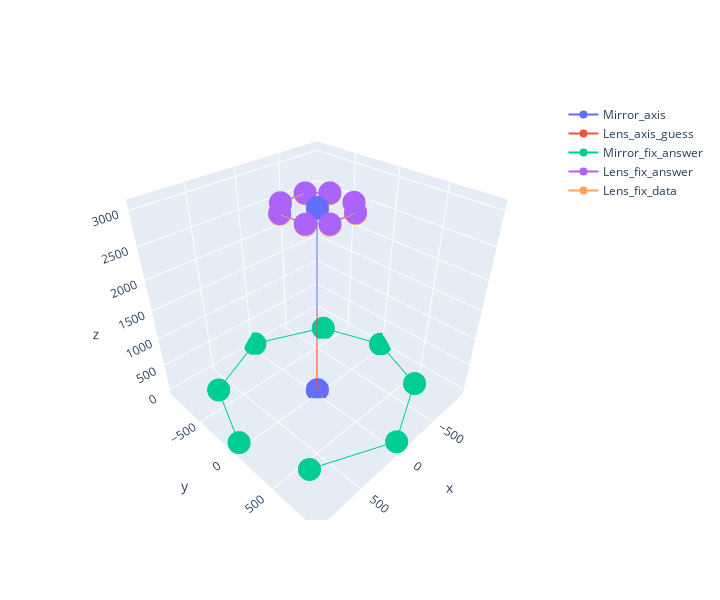
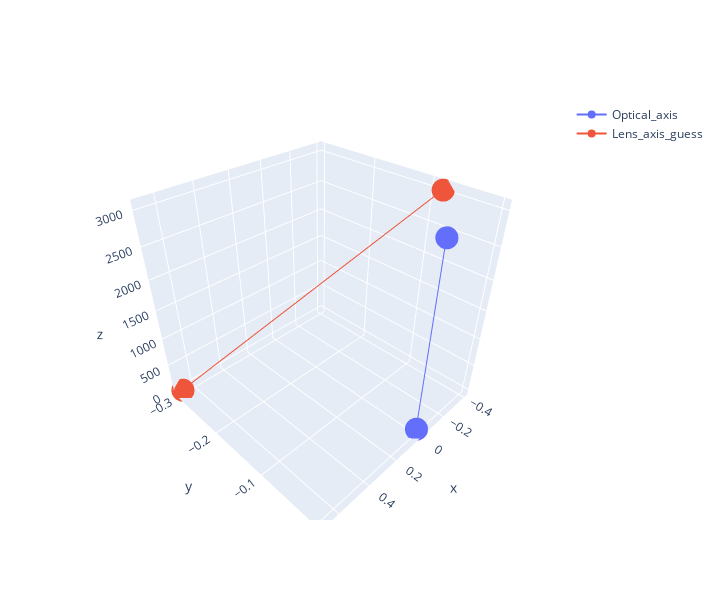

Source (notebook cell) for these figures, in order:
### Code cell
Set3 = Setting(mirror_answer,lens_answer,m3,l3)
Set3.print_result();
Set3.plot_result(save=True)
Set3.plot_axis(save=True)

### Figure 1 — Plotly figure (JSON) as saved in the notebook; plotly's stock layout.template omitted (floating-point values rounded to 4 significant figures)
{"data": [{"name": "Mirror_axis", "type": "scatter3d", "x": [0, 0], "y": [0, 0], "z": [0, 3043.0]}, {"name": "Lens_axis_guess", "type": "scatter3d", "x": [0.6772, -0.3988], "y": [-0.2986, -0.07887], "z": [-10.86, 3032.0]}, {"name": "Mirror_fix_answer", "type": "scatter3d", "x": [940.9, 687.1, 1.006, -709.0, -940.0, -703.9, -13.5, 709.1], "y": [0, -642.2, -939.9, -616.9, 8.565, 624.0, 941.1, 619.0], "z": [41.74, 42.34, 42.06, 41.81, 41.98, 42.32, 41.76, 42.24]}, {"name": "Lens_fix_answer", "type": "scatter3d", "x": [-266.1, -127.9, 136.4, 269.0, 259.4, 136.4, -131.3, -264.5], "y": [-126.7, -265.4, -261.3, -120.4, 139.8, 261.2, 263.7, 129.8], "z": [3045.0, 3044.0, 3042.0, 3043.0, 3042.0, 3042.0, 3044.0, 3043.0]}, {"name": "Lens_fix_data", "type": "scatter3d", "x": [-266.5, -128.3, 135.9, 268.5, 259.0, 136.0, -131.6, -264.8], "y": [-126.7, -265.4, -261.3, -120.5, 139.7, 261.0, 263.6, 129.7], "z": [3034.0, 3033.0, 3031.0, 3032.0, 3031.0, 3031.0, 3033.0, 3032.0]}], "layout": {"height": 600, "scene": {"aspectmode": "cube"}, "showlegend": true, "width": 720}}

### Figure 2 — Plotly figure (JSON) as saved in the notebook; plotly's stock layout.template omitted (floating-point values rounded to 4 significant figures)
{"data": [{"name": "Optical_axis", "type": "scatter3d", "x": [0, 0], "y": [0, 0], "z": [0, 3043.0]}, {"name": "Lens_axis_guess", "type": "scatter3d", "x": [-0.3988, 0.6772], "y": [-0.07887, -0.2986], "z": [3032.0, -10.86]}], "layout": {"height": 600, "scene": {"aspectmode": "cube"}, "showlegend": true, "width": 720}}
